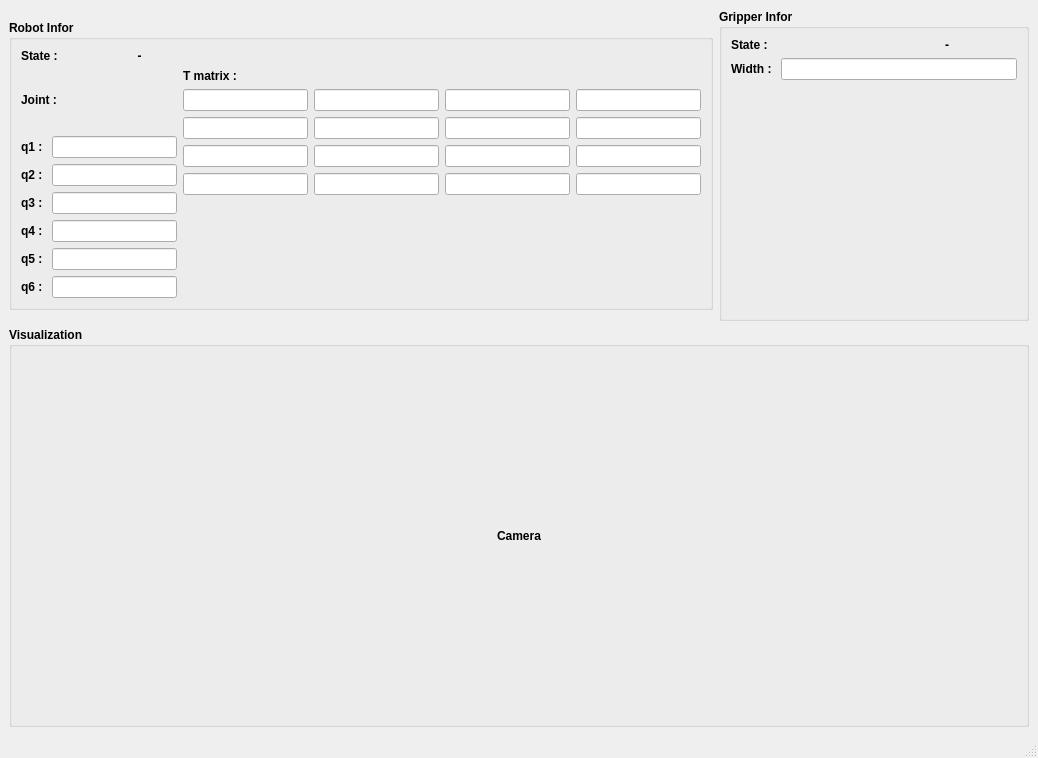
<?xml version="1.0" encoding="UTF-8"?>
<ui version="4.0">
 <class>MainWindow</class>
 <widget class="QMainWindow" name="MainWindow">
  <property name="geometry">
   <rect>
    <x>0</x>
    <y>0</y>
    <width>1038</width>
    <height>758</height>
   </rect>
  </property>
  <property name="windowTitle">
   <string>MainWindow</string>
  </property>
  <widget class="QWidget" name="centralwidget">
   <layout class="QGridLayout" name="gridLayout_3">
    <item row="0" column="0">
     <widget class="QGroupBox" name="groupBox_3">
      <property name="minimumSize">
       <size>
        <width>0</width>
        <height>290</height>
       </size>
      </property>
      <property name="maximumSize">
       <size>
        <width>16777215</width>
        <height>290</height>
       </size>
      </property>
      <property name="font">
       <font>
        <weight>75</weight>
        <bold>true</bold>
       </font>
      </property>
      <property name="title">
       <string>Robot Infor</string>
      </property>
      <layout class="QGridLayout" name="gridLayout">
       <item row="0" column="0">
        <widget class="QLabel" name="label_2">
         <property name="text">
          <string>State : </string>
         </property>
         <property name="alignment">
          <set>Qt::AlignLeading|Qt::AlignLeft|Qt::AlignVCenter</set>
         </property>
        </widget>
       </item>
       <item row="0" column="1">
        <widget class="QLabel" name="txtRobotState">
         <property name="text">
          <string>-</string>
         </property>
         <property name="alignment">
          <set>Qt::AlignCenter</set>
         </property>
        </widget>
       </item>
       <item row="1" column="0" rowspan="2" colspan="2">
        <layout class="QVBoxLayout" name="verticalLayout_4">
         <item>
          <widget class="QLabel" name="label_4">
           <property name="text">
            <string>Joint : </string>
           </property>
           <property name="alignment">
            <set>Qt::AlignLeading|Qt::AlignLeft|Qt::AlignVCenter</set>
           </property>
          </widget>
         </item>
         <item>
          <layout class="QVBoxLayout" name="verticalLayout">
           <item>
            <layout class="QHBoxLayout" name="horizontalLayout">
             <item>
              <widget class="QLabel" name="label_5">
               <property name="text">
                <string>q1 : </string>
               </property>
               <property name="alignment">
                <set>Qt::AlignLeading|Qt::AlignLeft|Qt::AlignVCenter</set>
               </property>
              </widget>
             </item>
             <item>
              <widget class="QLineEdit" name="txtJoint1"/>
             </item>
            </layout>
           </item>
           <item>
            <layout class="QHBoxLayout" name="horizontalLayout_2">
             <item>
              <widget class="QLabel" name="label_6">
               <property name="text">
                <string>q2 : </string>
               </property>
               <property name="alignment">
                <set>Qt::AlignLeading|Qt::AlignLeft|Qt::AlignVCenter</set>
               </property>
              </widget>
             </item>
             <item>
              <widget class="QLineEdit" name="txtJoint2"/>
             </item>
            </layout>
           </item>
           <item>
            <layout class="QHBoxLayout" name="horizontalLayout_3">
             <item>
              <widget class="QLabel" name="label_7">
               <property name="text">
                <string>q3 : </string>
               </property>
               <property name="alignment">
                <set>Qt::AlignLeading|Qt::AlignLeft|Qt::AlignVCenter</set>
               </property>
              </widget>
             </item>
             <item>
              <widget class="QLineEdit" name="txtJoint3"/>
             </item>
            </layout>
           </item>
           <item>
            <layout class="QHBoxLayout" name="horizontalLayout_4">
             <item>
              <widget class="QLabel" name="label_8">
               <property name="text">
                <string>q4 : </string>
               </property>
               <property name="alignment">
                <set>Qt::AlignLeading|Qt::AlignLeft|Qt::AlignVCenter</set>
               </property>
              </widget>
             </item>
             <item>
              <widget class="QLineEdit" name="txtJoint4"/>
             </item>
            </layout>
           </item>
           <item>
            <layout class="QHBoxLayout" name="horizontalLayout_5">
             <item>
              <widget class="QLabel" name="label_9">
               <property name="text">
                <string>q5 : </string>
               </property>
               <property name="alignment">
                <set>Qt::AlignLeading|Qt::AlignLeft|Qt::AlignVCenter</set>
               </property>
              </widget>
             </item>
             <item>
              <widget class="QLineEdit" name="txtJoint5"/>
             </item>
            </layout>
           </item>
           <item>
            <layout class="QHBoxLayout" name="horizontalLayout_6">
             <item>
              <widget class="QLabel" name="label_10">
               <property name="text">
                <string>q6 : </string>
               </property>
               <property name="alignment">
                <set>Qt::AlignLeading|Qt::AlignLeft|Qt::AlignVCenter</set>
               </property>
              </widget>
             </item>
             <item>
              <widget class="QLineEdit" name="txtJoint6"/>
             </item>
            </layout>
           </item>
          </layout>
         </item>
        </layout>
       </item>
       <item row="1" column="2">
        <layout class="QVBoxLayout" name="verticalLayout_3">
         <item>
          <widget class="QLabel" name="label_11">
           <property name="text">
            <string>T matrix : </string>
           </property>
           <property name="alignment">
            <set>Qt::AlignLeading|Qt::AlignLeft|Qt::AlignVCenter</set>
           </property>
          </widget>
         </item>
         <item>
          <layout class="QVBoxLayout" name="verticalLayout_2">
           <item>
            <layout class="QHBoxLayout" name="horizontalLayout_7">
             <item>
              <widget class="QLineEdit" name="txtMatrix1"/>
             </item>
             <item>
              <widget class="QLineEdit" name="txtMatrix2"/>
             </item>
             <item>
              <widget class="QLineEdit" name="txtMatrix3"/>
             </item>
             <item>
              <widget class="QLineEdit" name="txtMatrix4"/>
             </item>
            </layout>
           </item>
           <item>
            <layout class="QHBoxLayout" name="horizontalLayout_8">
             <item>
              <widget class="QLineEdit" name="txtMatrix5"/>
             </item>
             <item>
              <widget class="QLineEdit" name="txtMatrix6"/>
             </item>
             <item>
              <widget class="QLineEdit" name="txtMatrix7"/>
             </item>
             <item>
              <widget class="QLineEdit" name="txtMatrix8"/>
             </item>
            </layout>
           </item>
           <item>
            <layout class="QHBoxLayout" name="horizontalLayout_9">
             <item>
              <widget class="QLineEdit" name="txtMatrix9"/>
             </item>
             <item>
              <widget class="QLineEdit" name="txtMatrix10"/>
             </item>
             <item>
              <widget class="QLineEdit" name="txtMatrix11"/>
             </item>
             <item>
              <widget class="QLineEdit" name="txtMatrix12"/>
             </item>
            </layout>
           </item>
           <item>
            <layout class="QHBoxLayout" name="horizontalLayout_10">
             <item>
              <widget class="QLineEdit" name="txtMatrix13"/>
             </item>
             <item>
              <widget class="QLineEdit" name="txtMatrix14"/>
             </item>
             <item>
              <widget class="QLineEdit" name="txtMatrix15"/>
             </item>
             <item>
              <widget class="QLineEdit" name="txtMatrix16"/>
             </item>
            </layout>
           </item>
          </layout>
         </item>
        </layout>
       </item>
       <item row="2" column="2">
        <spacer name="verticalSpacer">
         <property name="orientation">
          <enum>Qt::Vertical</enum>
         </property>
         <property name="sizeHint" stdset="0">
          <size>
           <width>20</width>
           <height>61</height>
          </size>
         </property>
        </spacer>
       </item>
      </layout>
     </widget>
    </item>
    <item row="0" column="1">
     <widget class="QGroupBox" name="groupBox">
      <property name="font">
       <font>
        <weight>75</weight>
        <bold>true</bold>
       </font>
      </property>
      <property name="title">
       <string>Gripper Infor</string>
      </property>
      <layout class="QGridLayout" name="gridLayout_2">
       <item row="0" column="0">
        <layout class="QVBoxLayout" name="verticalLayout_5">
         <item>
          <layout class="QHBoxLayout" name="horizontalLayout_12">
           <item>
            <widget class="QLabel" name="label_12">
             <property name="text">
              <string>State : </string>
             </property>
            </widget>
           </item>
           <item>
            <widget class="QLabel" name="txtGripperState">
             <property name="text">
              <string>-</string>
             </property>
             <property name="alignment">
              <set>Qt::AlignCenter</set>
             </property>
            </widget>
           </item>
          </layout>
         </item>
         <item>
          <layout class="QHBoxLayout" name="horizontalLayout_11">
           <item>
            <widget class="QLabel" name="label_13">
             <property name="text">
              <string>Width : </string>
             </property>
            </widget>
           </item>
           <item>
            <widget class="QLineEdit" name="txtGripperWidth"/>
           </item>
          </layout>
         </item>
        </layout>
       </item>
       <item row="1" column="0">
        <spacer name="verticalSpacer_2">
         <property name="orientation">
          <enum>Qt::Vertical</enum>
         </property>
         <property name="sizeHint" stdset="0">
          <size>
           <width>20</width>
           <height>40</height>
          </size>
         </property>
        </spacer>
       </item>
      </layout>
     </widget>
    </item>
    <item row="1" column="0" colspan="2">
     <widget class="QGroupBox" name="groupBox_4">
      <property name="minimumSize">
       <size>
        <width>1020</width>
        <height>400</height>
       </size>
      </property>
      <property name="font">
       <font>
        <weight>75</weight>
        <italic>false</italic>
        <bold>true</bold>
       </font>
      </property>
      <property name="title">
       <string>Visualization</string>
      </property>
      <layout class="QGridLayout" name="gridLayout_4">
       <item row="0" column="0">
        <layout class="QVBoxLayout" name="vlRobotModel"/>
       </item>
       <item row="0" column="1">
        <widget class="QLabel" name="labelCameraView">
         <property name="text">
          <string>Camera</string>
         </property>
         <property name="alignment">
          <set>Qt::AlignCenter</set>
         </property>
        </widget>
       </item>
      </layout>
     </widget>
    </item>
   </layout>
  </widget>
  <widget class="QMenuBar" name="menubar">
   <property name="geometry">
    <rect>
     <x>0</x>
     <y>0</y>
     <width>1038</width>
     <height>22</height>
    </rect>
   </property>
  </widget>
  <widget class="QStatusBar" name="statusbar"/>
 </widget>
 <resources/>
 <connections/>
</ui>
